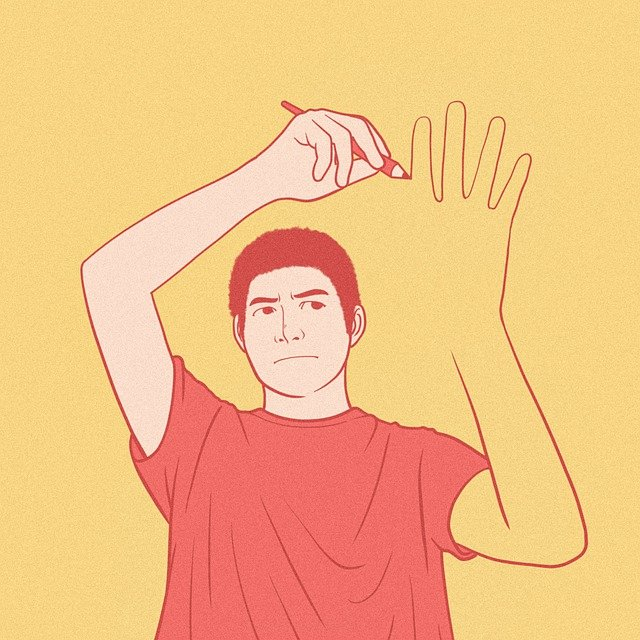
#> input picture img1.jpg, 640 x 640 px
$ python cv1.py
#> lines starting #> are read from the running program, lines starting #| are printed output that depends on the picture; after the words box and inside, x2 and y2 are one past the last pixel; in counts of white or black regions, pixels touching at a corner belong together
import cv2

# 이미지 불러오기
이미지 = cv2.imread('img1.jpg')
#> 이미지 is the input picture: shape (640, 640, 3); mean B, G, R 131.5, 190.7, 243.4
# 크기 변경
크기변경 = cv2.resize(이미지, (600, 600))
# 글자넣기
cv2.putText(크기변경, "Son Sung Jong", (10, 60), cv2.FONT_HERSHEY_COMPLEX, 2, (0, 228, 255), 3)
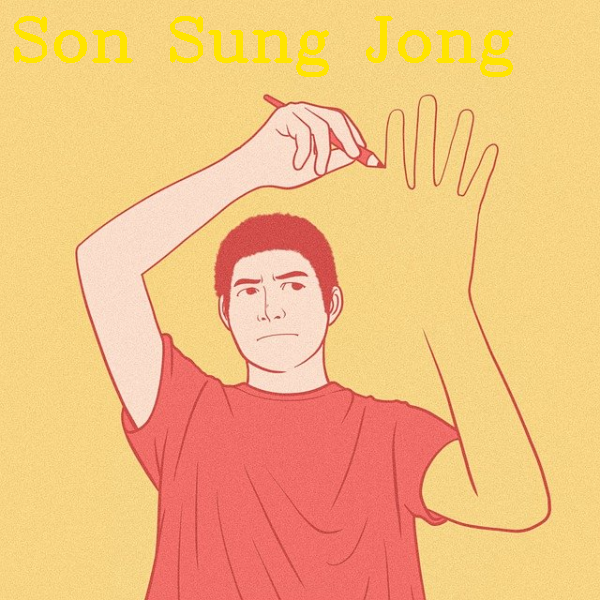
#> 크기변경: shape (600, 600, 3); mean B, G, R 128.8, 190.9, 243.4
# 빨간색 : (0, 0, 255)
# 주황색 : (0, 187, 255)
# 노랑색 : (0, 228, 255)
# 초록색 : (0, 255, 0)
# 파란색 : (255, 0, 0)
# 보라색 : (255, 0, 95)
# 핑크색 : (255, 0, 255)
# 흰색 : (255 ,255, 255)
# 회색 : (187, 187, 187)
# 검은색 : (0, 0, 0)

# 이미지 보여주기 (제목, 이미지명)
cv2.imshow("myimg", 크기변경)

# 이미지 띄워놓고 대기
cv2.waitKey(0)

$ run again, with img2.jpg copied over img1.jpg
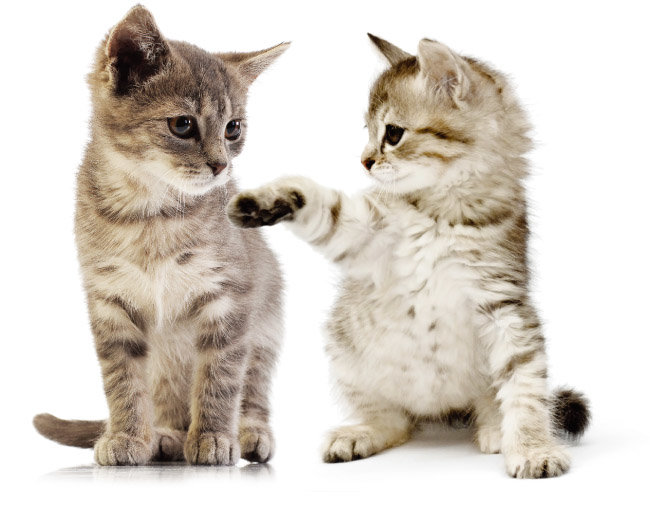
#> input picture img2.jpg, 650 x 507 px
#> 이미지 is the input picture: shape (507, 650, 3); mean B, G, R 199.7, 208.4, 215.8
#> `크기변경 = cv2.resize(이미지, (600, 600))`:
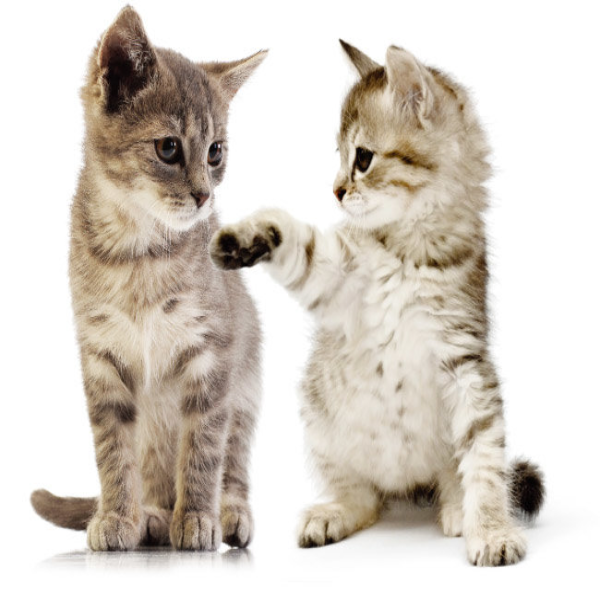
#> 크기변경: shape (600, 600, 3); mean B, G, R 199.6, 208.4, 215.8
#> `cv2.putText(크기변경, "Son Sung Jong", (10, 60), cv2.FONT_HERSHEY_COMPLEX,..`:
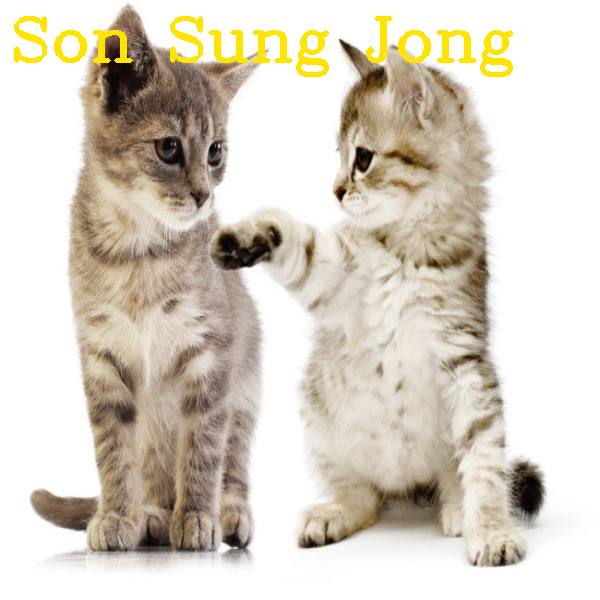
#> 크기변경: shape (600, 600, 3); 1.99% of pixels changed, all inside (x1, y1, x2, y2) = (14, 16, 513, 77)

$ run again, with img3.jpg copied over img1.jpg
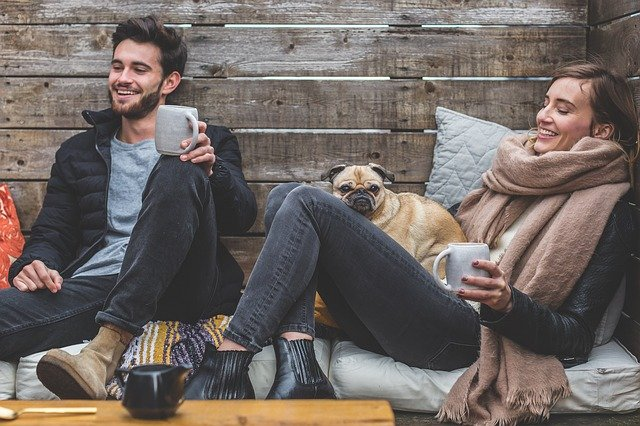
#> input picture img3.jpg, 640 x 426 px
#> 이미지 is the input picture: shape (426, 640, 3); mean B, G, R 98.9, 103.1, 112.1
#> `크기변경 = cv2.resize(이미지, (600, 600))`:
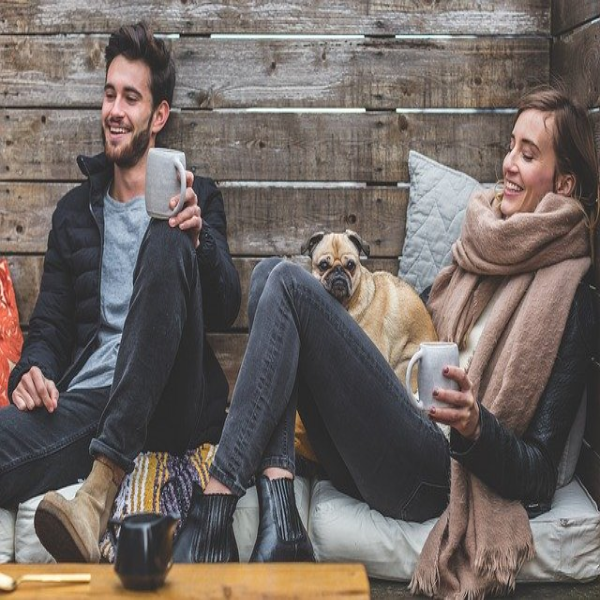
#> 크기변경: shape (600, 600, 3); mean B, G, R 98.7, 103, 112
#> `cv2.putText(크기변경, "Son Sung Jong", (10, 60), cv2.FONT_HERSHEY_COMPLEX,..`:
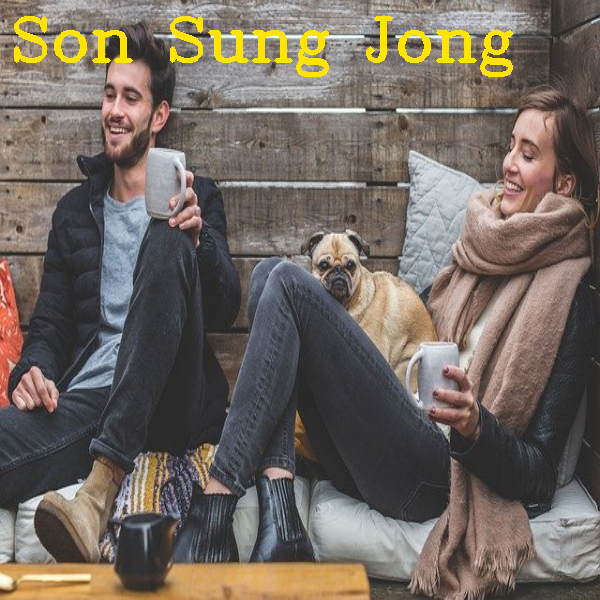
#> 크기변경: shape (600, 600, 3); 1.99% of pixels changed, all inside (x1, y1, x2, y2) = (14, 16, 513, 77)
